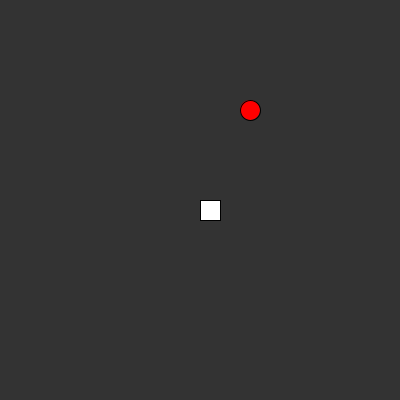
Frame 1 (no input)
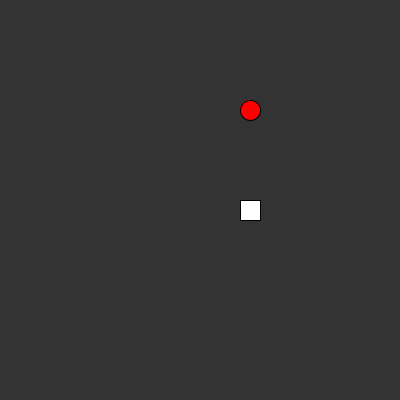
Frame 60 (the mouse pressed at the canvas centre just before this capture)
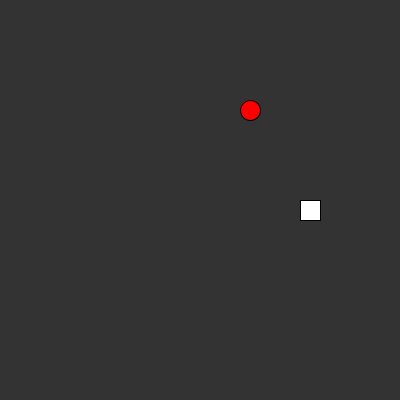
Frame 120 (the mouse held since frame 60 and released just before this capture)

The Processing sketch that drew these frames (run headless with seeded random() and noise(); from frame 60 on, the mouse is pressed at the canvas centre):

// Processing sketch: SerpienteGame
// ── SerpienteGame.pde
// cola de serpiente
ArrayList<PVector> serpiente = new ArrayList<PVector>();
// cabeza de serpiente
PVector pos;
// tamano de cola
int len = 0;
// recolectabe
int frutaX, frutaY;
// ancho y largo de cada cuadrito que conforma la serpiente
int tamanoSerpiente = 20;
// velovidad de movimiento serpiente
int velocidad = 20;
// direccion de la serpiente
int direccionX = 1;
int direccionY = 0;

// configuracion de lienzo
void setup() {
  // tamano del lienzo
  size(400, 400);
  // inicialisamos la cabeza en la mitad de la pantalla
  pos = new PVector(width / 2, height / 2);
  // ponemos fruta en posicion al azar
  colocarFruta();
}

// funcion que se llama continuamente para pintar el lienzo
void draw() {
  background(51);
  
  dibujarSerpiente();
  dibujarFruta();
  verificarColisiones();
  
  if(frameCount % velocidad == 0)
    moverSerpiente(); 

  
}

void moverSerpiente() {
  
  // Añade la posición actual de la cabeza de la serpiente a la lista 'serpiente'.
  // Esto guarda la posición actual antes de que la serpiente se mueva.
  serpiente.add(new PVector(pos.x, pos.y));
  
  // Mueve la cabeza de la serpiente. La dirección se multiplica por 'tamanoSerpiente'
  // para asegurar que la cabeza se mueva en incrementos del tamaño de un segmento.
  pos.add(direccionX * tamanoSerpiente, direccionY * tamanoSerpiente);
  
  // Elimina los segmentos más antiguos de la cola para mantener su tamaño correcto.
  // La lista 'serpiente' solo debe tener un número de elementos igual a 'len'.
  // Si es más larga, se eliminan los elementos más antiguos.
  while (serpiente.size() > len) {
    serpiente.remove(0);
  }
  
  // Comprueba si la cabeza de la serpiente ha salido de los límites de la ventana.
  // Si es así, la hace aparecer por el lado opuesto para crear un efecto de "pantalla envolvente".
  if (pos.x < 0) {
    pos.x = width - tamanoSerpiente;
  } else if (pos.x >= width) {
    pos.x = 0;
  }
  
  if (pos.y < 0) {
    pos.y = height - tamanoSerpiente;
  } else if (pos.y >= height) {
    pos.y = 0;
  }

}

void dibujarSerpiente() {
  // Dibuja cada segmento de la cola de la serpiente.
  // Itera sobre la lista 'serpiente' y dibuja un rectángulo para cada segmento.
  for (PVector segmento : serpiente) {
    fill(255);
    rect(segmento.x, segmento.y, tamanoSerpiente, tamanoSerpiente);
  }
  // Dibuja la cabeza de la serpiente.
  // Después de dibujar la cola, dibuja la cabeza en la posición actual 'pos'.
  fill(255);
  rect(pos.x, pos.y, tamanoSerpiente, tamanoSerpiente);
}

void dibujarFruta() {
  fill(255, 0, 0);
  ellipse(frutaX + tamanoSerpiente / 2, frutaY + tamanoSerpiente / 2, tamanoSerpiente, tamanoSerpiente);
}

void colocarFruta() {
  frutaX = int(random(width / tamanoSerpiente)) * tamanoSerpiente;
  frutaY = int(random(height / tamanoSerpiente)) * tamanoSerpiente;
}

void verificarColisiones() {
  if (dist(pos.x, pos.y, frutaX, frutaY) < tamanoSerpiente) {
    colocarFruta();
    print(serpiente.size());
    len += 1;
  }
}
void keyPressed() {
  if (keyCode == UP) {
    direccionX = 0;
    direccionY = -1;
  } else if (keyCode == DOWN) {
    direccionX = 0;
    direccionY = 1;
  } else if (keyCode == LEFT) {
    direccionX = -1;
    direccionY = 0;
  } else if (keyCode == RIGHT) {
    direccionX = 1;
    direccionY = 0;
  }
}

/*
boolean gameover = false;
float tamano = 20;
int velocidad = 3;

// Arreglo de objectos.
ArrayList<PVector> serpientePosicion = new ArrayList<PVector>();
// vector 2d o 3d
PVector serpienteDireccion = new PVector(1, 0);
// Objectivo
PVector frutaPosicion = new PVector(0,0);

// Consiguracion Inicial
void setup()
{
  size(400,400);
  frameRate(25);
  Reiniciar();
}

// Funcion que se llama continuamente hasta que se acabe la aplicacion
void draw()
{
  // Fondo de pantalla negro
  background(51);

  // Si es fin del juego
  if (gameover) {
    // Espera 5 segundos
    delay(5000);
    // Reinicia el juego   
    Reiniciar();
  }

  // Dibuja los puntos blanco
  fill(255);
  text("Puntos: " + (serpientePosicion.size()), 10, 20);



  fill(255, 0, 0);
  // Dibuja la fruta
  ellipse(frutaPosicion.x, frutaPosicion.y, tamano, tamano);

  // Dibuja la serpiente
  for (int i = serpientePosicion.size() -1; i > -1; i--) {

      // Obtiene la posicion actual
      PVector posicionTemporal = serpientePosicion.get(i);

      if (i == 0) {
        // Mover hacia la direccion
        posicionTemporal.x += serpienteDireccion.x * velocidad;
        posicionTemporal.y += serpienteDireccion.y * velocidad;

        // Chekea si esta por fuera de los bordes Horizontales
        if (posicionTemporal.x < 0)
        {
          posicionTemporal.x = width;
        }
        else if (posicionTemporal.x > width)
        {
          posicionTemporal.x = 0;
        }

        // Chekea si esta por fuera de los bordes Verticales
        if (posicionTemporal.y < 0)
        {
          posicionTemporal.y = height;
        }
        else if (posicionTemporal.y > height) 
        {
          posicionTemporal.y = 0;  
        }

        // checkear colision cabeza con la fruta
        if(Colision(posicionTemporal, frutaPosicion))
        {
          // crea posicion aleatoria de la fruta
          Aleatorio(frutaPosicion, 0, width-tamano);
          // incrementa la cola de la serpiente
          PVector ultimo = serpientePosicion.get(serpientePosicion.size() - 1);
          PVector siguiente = new PVector(ultimo.x-(serpienteDireccion.x * tamano * velocidad), ultimo.y-(serpienteDireccion.x * tamano *velocidad));
          serpientePosicion.add(siguiente);
        }
      } else {
        // Checkea si la cola sobrepone la cabeza
        if (i > 1 && Colision(posicionTemporal, serpientePosicion.get(0))) {          
          GameOver();
          break;
        }
        else {
        // Obtiene la posicion anterior
        PVector posicionAnterior = serpientePosicion.get(i - 1);         
        // Mueve la posicion de los objetos actuales al siguiente
        posicionTemporal.x = posicionAnterior.x + 20;
        posicionTemporal.y = posicionAnterior.y + 20;
        }
      }
       // Set snake and objective 
      // fill and stroke color 
      fill(255);
      // Display the point
      rect(posicionTemporal.x, posicionTemporal.y, tamano, tamano);
   }
}
// Funcion para checkear colision
boolean Colision(PVector p1, PVector p2)
{
  PVector c1 = new PVector(p1.x + tamano/2, p1.y + tamano/2);
  PVector c2 = new PVector(p2.x + tamano/2, p2.y + tamano/2);
  return PVector.dist(c1, c2) < tamano;
}
// Funcion aleactoria 
void Aleatorio(PVector posicion, float a, float z)
{
  posicion.x = random(a, z);
  posicion.y = random(a, z);
}
// Fin Del Juego
void GameOver() {
  gameover = true;

  // Fondo de pantalla negro
  background(0);
  // Color blanco
  fill(255);
  // Mostrar Texto fin del juego
  text("Gameover", 10, 20); 
}
// Reiniciar juego
void  Reiniciar() {
  gameover = false;

  // Elimina las posiciones de la serpiente
  serpientePosicion.clear();

  // Get screen center position
  PVector cabezaSerpiente = new PVector(width/2, height/2);

  // Agrega cabeza serpiente
  serpientePosicion.add(cabezaSerpiente);

  // Crear un numero aleatorio para la fruta
  Aleatorio(frutaPosicion, 0, width-tamano); 

}
void keyPressed() {
  if (keyCode == UP) {
    serpienteDireccion.x = 0;
    serpienteDireccion.y = -1;
  } else if (keyCode == DOWN) {
    serpienteDireccion.x = 0;
    serpienteDireccion.y = 1;
  } else if (keyCode == LEFT) {
    serpienteDireccion.x = -1;
    serpienteDireccion.y = 0;
  } else if (keyCode == RIGHT) {
    serpienteDireccion.x = 1;
    serpienteDireccion.y = 0;
  }
}
*/
int nada;
/*
int[] serpienteX, serpienteY;
int frutaX, frutaY;
int tamanoSerpiente = 20;
int velocidad = 1;
int direccionX = 1;
int direccionY = 0;

void setup()
{
  size(400,400);
  serpienteX = new int[width * height];
  serpienteY = new int[width * height];
  serpienteX[0] = width / 2;
  serpienteY[0] = height / 2;
  generarNuevaFruta();

}
void draw(){
  background(51);
  moverSerpiente();
  dibujarSerpiente();
  dibujarFruta();
  verificarColisiones();
}

void dibujarSerpiente()
{
  fill(255);
  for (int i = 0; i < tamanoSerpiente; i++) {
    rect(serpienteX[i], serpienteY[i], tamanoSerpiente, tamanoSerpiente);
  }
}

void dibujarFruta()
{
  fill(255, 0, 0);
  ellipse(frutaX, frutaY, tamanoSerpiente, tamanoSerpiente);
}

void verificarColisiones()
{
  if (dist(serpienteX[0], serpienteY[0], frutaX, frutaY) < tamanoSerpiente) {
    // La serpiente ha alcanzado la fruta
    generarNuevaFruta();
    aumentarTamanoSerpiente();
  }
}

void aumentarTamanoSerpiente() {
  tamanoSerpiente += 20;
  // Agregar nueva parte al final de la serpiente
  serpienteX[tamanoSerpiente - 1] = serpienteX[tamanoSerpiente - 2];
  serpienteY[tamanoSerpiente - 1] = serpienteY[tamanoSerpiente - 2];
}

void generarNuevaFruta() {
  frutaX = int(random(width / tamanoSerpiente)) * tamanoSerpiente;
  frutaY = int(random(height / tamanoSerpiente)) * tamanoSerpiente;
}

void moverSerpiente() {
  // Mueve todas las partes de la serpiente
  for (int i = tamanoSerpiente - 1; i > 0; i--) {
    serpienteX[i] = serpienteX[i - 1];
    serpienteY[i] = serpienteY[i - 1];
  }

  // Mueve la cabeza de la serpiente
  serpienteX[0] += velocidad * direccionX;
  serpienteY[0] += velocidad * direccionY;

  // Verifica colisiones con los bordes
  verificarColisionBordes();
  // Verifica colisiones consigo misma
  verificarColisionSerpiente();
}

void verificarColisionBordes() {
  if (serpienteX[0] < 0) {
    serpienteX[0] = width - tamanoSerpiente;
  } else if (serpienteX[0] >= width) {
    serpienteX[0] = 0;
  }

  if (serpienteY[0] < 0) {
    serpienteY[0] = height - tamanoSerpiente;
  } else if (serpienteY[0] >= height) {
    serpienteY[0] = 0;
  }
}

void verificarColisionSerpiente() {
  // Verifica si la cabeza de la serpiente colisiona con alguna otra parte
  for (int i = 1; i < tamanoSerpiente; i++) {
    if (serpienteX[0] == serpienteX[i] && serpienteY[0] == serpienteY[i]) {
      // Restablecer el juego si hay una colisión consigo misma
      reiniciarJuego();
    }
  }
}

void reiniciarJuego() {
  tamanoSerpiente = 1;
  direccionX = 1;
  direccionY = 0;
  setup(); // Vuelve a generar la fruta y la posición inicial de la serpiente
}

void keyPressed() {
  if (keyCode == UP) {
    direccionX = 0;
    direccionY = -1;
  } else if (keyCode == DOWN) {
    direccionX = 0;
    direccionY = 1;
  } else if (keyCode == LEFT) {
    direccionX = -1;
    direccionY = 0;
  } else if (keyCode == RIGHT) {
    direccionX = 1;
    direccionY = 0;
  }
}
*/
